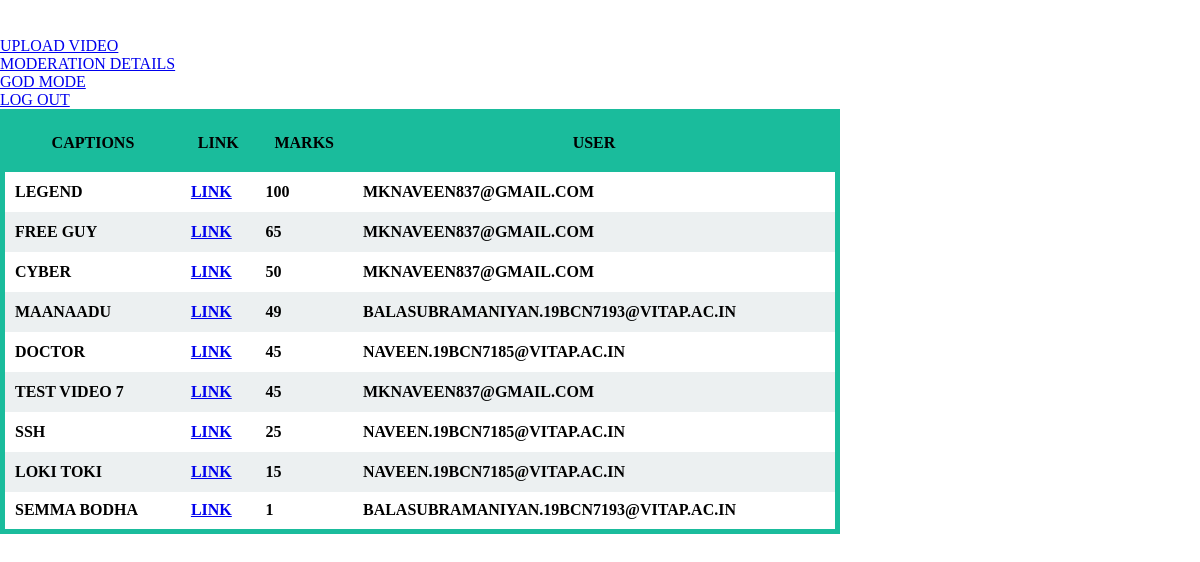
Screenshot of /bitdance/GodMode/ (signed in) with the database file from the repository.
### VIDEOSUPLOAD/models.py (models this page shows, shortened)
class videoUpload(models.Model):
    captions=models.CharField(max_length=100)
    username=models.CharField(max_length=100)
    date=models.DateField(default='2001-04-12')
    EventName=models.CharField(max_length=50,default="")
    video=models.URLField(max_length=200,null=True,unique=True)
    url_64encoding=models.CharField(max_length=2048,default='/upload/videos/')
    Total_marks=models.IntegerField(default=0)

### VIDEOSUPLOAD/views.py (the view)
# urls.py: path('bitdance/GodMode/',views.GodMode,name="Total Marks"),
def GodMode(request):
    if (request.user.is_authenticated == False):
        return redirect('/account/login')
    if request.method == 'GET' and request.user.is_staff:
        Allvideo_mod = videoUpload.objects.order_by('Total_marks').reverse()
        return render(request, 'getmarks.html', {'data': Allvideo_mod})
    if request.method == 'GET':
        return redirect('/videos')

### Templates/getmarks.html (shortened to what this page needs)
{% load static %}
<!DOCTYPE html>
<html lang="en">
<head>
    <link rel="stylesheet" href="{% static 'css/getmarkscss.css' %}">
</head>
<body>
    <div class="Header">
        <div>
            <h1><a href="/" style="text-decoration: none; color: white; padding: 10px;">BITE DANCE</a></h1>
        </div>
        <div class="right">
            <div><a href="/upload/"> UPLOAD VIDEO</a></div>
            <div><a href="/bitdance/moderator/"> MODERATION DETAILS</a> </div>
            {% if user.is_staff %}
            <div><a href="/bitdance/GodMode/">GOD MODE</a></div>
            {% else %}
            <div>LOGGED IN AS {{user}}</div>
            {%endif%}
            <div><a href="/account/logout/"> LOG OUT </a> </div>
        </div>
    </div>
    <div>
        <table class="blue">
            <thead>
                <tr>
                    <th>CAPTIONS</th>
                    <th> link </th>
                    <th>marks</th>
                    <th>USER</th>
                </tr>
            </thead>
            <tbody>
                {% for i in data %}
                <tr>
                    <td>{{i.captions}}</td>
                    <td><a href="/videos/{{i.url_64encoding}}">LINK</a></td>
                    <td>{{i.Total_marks}}</td>
                    <td>{{i.username}}</td>
                </tr>
                {% endfor %}
            </tbody>
        </table>
    </div>
</body>
</html>

### static/css/getmarkscss.css (style rules this page uses)
* { padding: 0; margin: 0; box-sizing: border-box; }
table { border-collapse: collapse; width: 70%; text-transform: uppercase; max-width: 80%; min-width: 30%; }
.blue { border: 5px solid #1ABC9C; }
.blue thead { background: #1ABC9C; }
th, td { padding: 5px 10px; font-weight: bolder; width: auto; }
td { height: 40px; overflow: hidden; }
th { height: 60px; }
tbody tr:nth-child(even) { background: #ECF0F1; }

### rows the page displays
videoUpload: captions "LEGEND", Total_marks "100", username "MKNAVEEN837@GMAIL.COM"
videoUpload: captions "FREE GUY", Total_marks "65", username "MKNAVEEN837@GMAIL.COM"
videoUpload: captions "CYBER", Total_marks "50", username "MKNAVEEN837@GMAIL.COM"
videoUpload: captions "MAANAADU", Total_marks "49", username "BALASUBRAMANIYAN.19BCN7193@VITAP.AC.IN"
videoUpload: captions "DOCTOR", Total_marks "45", username "NAVEEN.19BCN7185@VITAP.AC.IN"
videoUpload: captions "TEST VIDEO 7", Total_marks "45", username "MKNAVEEN837@GMAIL.COM"
videoUpload: captions "SSH", Total_marks "25", username "NAVEEN.19BCN7185@VITAP.AC.IN"
videoUpload: captions "LOKI TOKI", Total_marks "15", username "NAVEEN.19BCN7185@VITAP.AC.IN"
videoUpload: captions "SEMMA BODHA", Total_marks "1", username "BALASUBRAMANIYAN.19BCN7193@VITAP.AC.IN"
